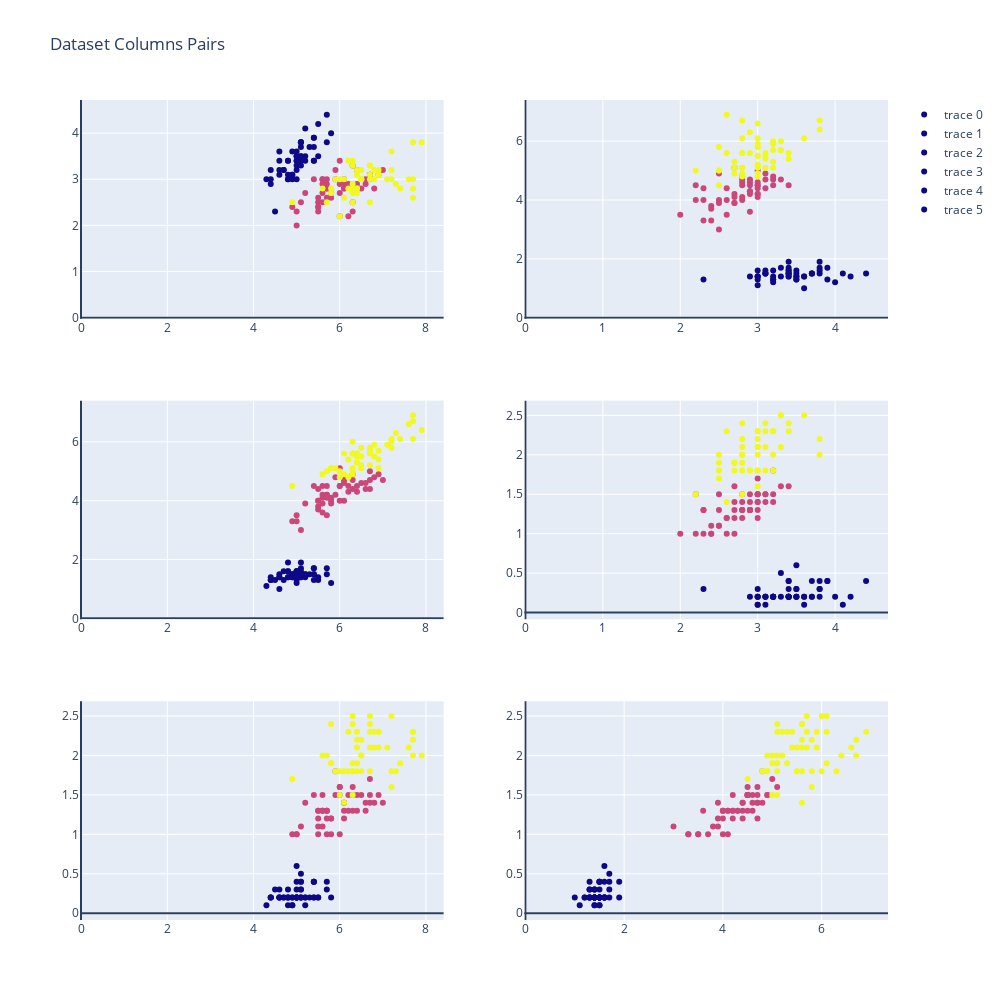

Notebook code for this chart:
### Markdown cell above
Now, let's grab the Iris dataset and see how it behave.

### Code cell
X, y = load_iris(return_X_y = True)
plot_dataset(X, y)

### Figure 1 — Plotly figure (JSON) as saved in the notebook; plotly's stock layout.template omitted (floating-point values rounded to 4 significant figures; data arrays with more than 128 entries replaced by an {"elided": "..."} marker saying what was removed)
{"data": [{"marker": {"color": {"elided": "150 int values"}}, "mode": "markers", "type": "scatter", "x": {"elided": "150 float values"}, "xaxis": "x", "y": {"elided": "150 float values"}, "yaxis": "y"}, {"marker": {"color": {"elided": "150 int values"}}, "mode": "markers", "type": "scatter", "x": {"elided": "150 float values"}, "xaxis": "x3", "y": {"elided": "150 float values"}, "yaxis": "y3"}, {"marker": {"color": {"elided": "150 int values"}}, "mode": "markers", "type": "scatter", "x": {"elided": "150 float values"}, "xaxis": "x5", "y": {"elided": "150 float values"}, "yaxis": "y5"}, {"marker": {"color": {"elided": "150 int values"}}, "mode": "markers", "type": "scatter", "x": {"elided": "150 float values"}, "xaxis": "x2", "y": {"elided": "150 float values"}, "yaxis": "y2"}, {"marker": {"color": {"elided": "150 int values"}}, "mode": "markers", "type": "scatter", "x": {"elided": "150 float values"}, "xaxis": "x4", "y": {"elided": "150 float values"}, "yaxis": "y4"}, {"marker": {"color": {"elided": "150 int values"}}, "mode": "markers", "type": "scatter", "x": {"elided": "150 float values"}, "xaxis": "x6", "y": {"elided": "150 float values"}, "yaxis": "y6"}], "layout": {"height": 1000, "shapes": [{"type": "line", "x0": 0, "x1": 0, "xref": "x", "y0": 0, "y1": 1, "yref": "y domain"}, {"type": "line", "x0": 0, "x1": 1, "xref": "x domain", "y0": 0, "y1": 0, "yref": "y"}, {"type": "line", "x0": 0, "x1": 0, "xref": "x3", "y0": 0, "y1": 1, "yref": "y3 domain"}, {"type": "line", "x0": 0, "x1": 1, "xref": "x3 domain", "y0": 0, "y1": 0, "yref": "y3"}, {"type": "line", "x0": 0, "x1": 0, "xref": "x5", "y0": 0, "y1": 1, "yref": "y5 domain"}, {"type": "line", "x0": 0, "x1": 1, "xref": "x5 domain", "y0": 0, "y1": 0, "yref": "y5"}, {"type": "line", "x0": 0, "x1": 0, "xref": "x2", "y0": 0, "y1": 1, "yref": "y2 domain"}, {"type": "line", "x0": 0, "x1": 1, "xref": "x2 domain", "y0": 0, "y1": 0, "yref": "y2"}, {"type": "line", "x0": 0, "x1": 0, "xref": "x4", "y0": 0, "y1": 1, "yref": "y4 domain"}, {"type": "line", "x0": 0, "x1": 1, "xref": "x4 domain", "y0": 0, "y1": 0, "yref": "y4"}, {"type": "line", "x0": 0, "x1": 0, "xref": "x6", "y0": 0, "y1": 1, "yref": "y6 domain"}, {"type": "line", "x0": 0, "x1": 1, "xref": "x6 domain", "y0": 0, "y1": 0, "yref": "y6"}], "title": {"text": "Dataset Columns Pairs"}, "width": 1000, "xaxis": {"anchor": "y", "autorange": true, "domain": [0, 0.45], "range": [-0.02331, 8.409], "type": "linear"}, "xaxis2": {"anchor": "y2", "autorange": true, "domain": [0.55, 1], "range": [-0.01298, 4.684], "type": "linear"}, "xaxis3": {"anchor": "y3", "autorange": true, "domain": [0, 0.45], "range": [-0.02331, 8.409], "type": "linear"}, "xaxis4": {"anchor": "y4", "autorange": true, "domain": [0.55, 1], "range": [-0.01298, 4.684], "type": "linear"}, "xaxis5": {"anchor": "y5", "autorange": true, "domain": [0, 0.45], "range": [-0.02331, 8.409], "type": "linear"}, "xaxis6": {"anchor": "y6", "autorange": true, "domain": [0.55, 1], "range": [-0.02036, 7.345], "type": "linear"}, "yaxis": {"anchor": "x", "autorange": true, "domain": [0.7333, 1], "range": [-0.02168, 4.718], "type": "linear"}, "yaxis2": {"anchor": "x2", "autorange": true, "domain": [0.7333, 1], "range": [-0.03399, 7.399], "type": "linear"}, "yaxis3": {"anchor": "x3", "autorange": true, "domain": [0.3667, 0.6333], "range": [-0.03399, 7.399], "type": "linear"}, "yaxis4": {"anchor": "x4", "autorange": true, "domain": [0.3667, 0.6333], "range": [-0.08616, 2.686], "type": "linear"}, "yaxis5": {"anchor": "x5", "autorange": true, "domain": [0, 0.2667], "range": [-0.08616, 2.686], "type": "linear"}, "yaxis6": {"anchor": "x6", "autorange": true, "domain": [0, 0.2667], "range": [-0.08616, 2.686], "type": "linear"}}}
